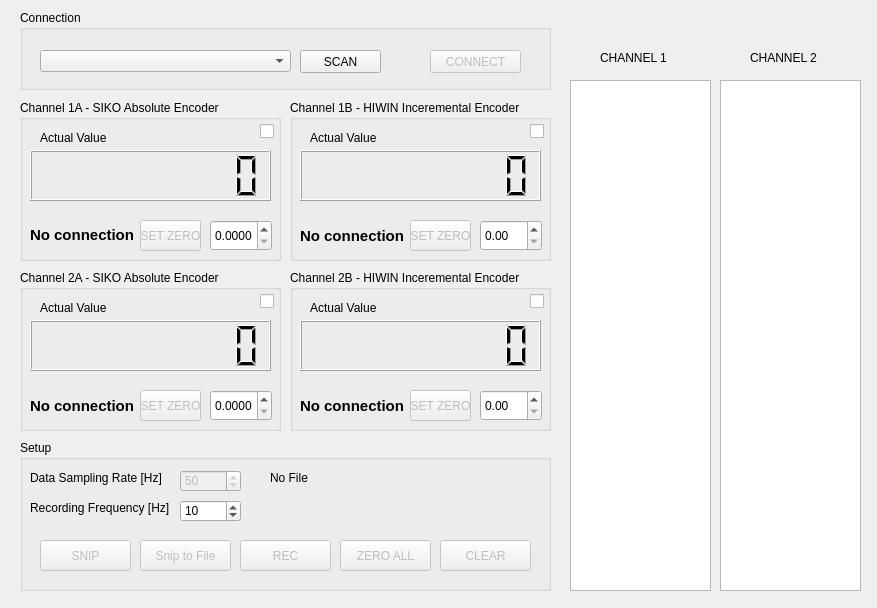
<?xml version="1.0" encoding="UTF-8"?>
<ui version="4.0">
 <class>Dialog</class>
 <widget class="QDialog" name="Dialog">
  <property name="geometry">
   <rect>
    <x>0</x>
    <y>0</y>
    <width>877</width>
    <height>608</height>
   </rect>
  </property>
  <property name="palette">
   <palette>
    <active/>
    <inactive/>
    <disabled/>
   </palette>
  </property>
  <property name="windowTitle">
   <string>TargetTechnologie - TGT SensorApp v1</string>
  </property>
  <property name="autoFillBackground">
   <bool>true</bool>
  </property>
  <widget class="QGroupBox" name="groupBox">
   <property name="geometry">
    <rect>
     <x>20</x>
     <y>100</y>
     <width>261</width>
     <height>161</height>
    </rect>
   </property>
   <property name="title">
    <string>Channel 1A - SIKO Absolute Encoder</string>
   </property>
   <widget class="QLabel" name="label_3">
    <property name="geometry">
     <rect>
      <x>20</x>
      <y>30</y>
      <width>81</width>
      <height>16</height>
     </rect>
    </property>
    <property name="text">
     <string>Actual Value</string>
    </property>
   </widget>
   <widget class="QLCDNumber" name="lcdA1">
    <property name="geometry">
     <rect>
      <x>10</x>
      <y>50</y>
      <width>241</width>
      <height>51</height>
     </rect>
    </property>
    <property name="smallDecimalPoint">
     <bool>true</bool>
    </property>
    <property name="digitCount">
     <number>8</number>
    </property>
    <property name="segmentStyle">
     <enum>QLCDNumber::Filled</enum>
    </property>
    <property name="value" stdset="0">
     <double>0.000000000000000</double>
    </property>
    <property name="intValue" stdset="0">
     <number>0</number>
    </property>
   </widget>
   <widget class="QLabel" name="lblStateA1">
    <property name="geometry">
     <rect>
      <x>10</x>
      <y>119</y>
      <width>111</width>
      <height>31</height>
     </rect>
    </property>
    <property name="font">
     <font>
      <pointsize>11</pointsize>
      <bold>true</bold>
     </font>
    </property>
    <property name="text">
     <string>No connection</string>
    </property>
   </widget>
   <widget class="QPushButton" name="butZeroA1">
    <property name="enabled">
     <bool>false</bool>
    </property>
    <property name="geometry">
     <rect>
      <x>120</x>
      <y>120</y>
      <width>61</width>
      <height>31</height>
     </rect>
    </property>
    <property name="autoFillBackground">
     <bool>false</bool>
    </property>
    <property name="text">
     <string>SET ZERO</string>
    </property>
    <property name="checkable">
     <bool>false</bool>
    </property>
    <property name="checked">
     <bool>false</bool>
    </property>
   </widget>
   <widget class="QCheckBox" name="chckA1">
    <property name="geometry">
     <rect>
      <x>240</x>
      <y>20</y>
      <width>16</width>
      <height>22</height>
     </rect>
    </property>
    <property name="toolTip">
     <string>Enable for Capture</string>
    </property>
    <property name="text">
     <string/>
    </property>
   </widget>
   <widget class="QDoubleSpinBox" name="spinCorrA1">
    <property name="geometry">
     <rect>
      <x>190</x>
      <y>120</y>
      <width>62</width>
      <height>31</height>
     </rect>
    </property>
    <property name="decimals">
     <number>4</number>
    </property>
    <property name="singleStep">
     <double>0.001000000000000</double>
    </property>
   </widget>
  </widget>
  <widget class="QGroupBox" name="groupBox_3">
   <property name="enabled">
    <bool>true</bool>
   </property>
   <property name="geometry">
    <rect>
     <x>20</x>
     <y>440</y>
     <width>531</width>
     <height>151</height>
    </rect>
   </property>
   <property name="title">
    <string>Setup</string>
   </property>
   <widget class="QLabel" name="label_4">
    <property name="geometry">
     <rect>
      <x>10</x>
      <y>30</y>
      <width>131</width>
      <height>16</height>
     </rect>
    </property>
    <property name="text">
     <string>Data Sampling Rate [Hz]</string>
    </property>
   </widget>
   <widget class="QPushButton" name="butCapture">
    <property name="enabled">
     <bool>false</bool>
    </property>
    <property name="geometry">
     <rect>
      <x>120</x>
      <y>100</y>
      <width>91</width>
      <height>31</height>
     </rect>
    </property>
    <property name="autoFillBackground">
     <bool>false</bool>
    </property>
    <property name="text">
     <string>Snip to File</string>
    </property>
    <property name="checkable">
     <bool>false</bool>
    </property>
    <property name="checked">
     <bool>false</bool>
    </property>
   </widget>
   <widget class="QLabel" name="label_10">
    <property name="geometry">
     <rect>
      <x>250</x>
      <y>30</y>
      <width>121</width>
      <height>16</height>
     </rect>
    </property>
    <property name="text">
     <string>No File</string>
    </property>
   </widget>
   <widget class="QPushButton" name="butZeroAll">
    <property name="enabled">
     <bool>false</bool>
    </property>
    <property name="geometry">
     <rect>
      <x>320</x>
      <y>100</y>
      <width>91</width>
      <height>31</height>
     </rect>
    </property>
    <property name="autoFillBackground">
     <bool>false</bool>
    </property>
    <property name="text">
     <string>ZERO ALL</string>
    </property>
    <property name="checkable">
     <bool>false</bool>
    </property>
    <property name="checked">
     <bool>false</bool>
    </property>
   </widget>
   <widget class="QSpinBox" name="spinRate">
    <property name="enabled">
     <bool>false</bool>
    </property>
    <property name="geometry">
     <rect>
      <x>160</x>
      <y>30</y>
      <width>61</width>
      <height>22</height>
     </rect>
    </property>
    <property name="minimum">
     <number>5</number>
    </property>
    <property name="maximum">
     <number>100</number>
    </property>
    <property name="singleStep">
     <number>5</number>
    </property>
    <property name="value">
     <number>50</number>
    </property>
   </widget>
   <widget class="QPushButton" name="butSnip">
    <property name="enabled">
     <bool>false</bool>
    </property>
    <property name="geometry">
     <rect>
      <x>20</x>
      <y>100</y>
      <width>91</width>
      <height>31</height>
     </rect>
    </property>
    <property name="autoFillBackground">
     <bool>false</bool>
    </property>
    <property name="text">
     <string>SNIP</string>
    </property>
    <property name="checkable">
     <bool>false</bool>
    </property>
    <property name="checked">
     <bool>false</bool>
    </property>
   </widget>
   <widget class="QPushButton" name="butRecord">
    <property name="enabled">
     <bool>false</bool>
    </property>
    <property name="geometry">
     <rect>
      <x>220</x>
      <y>100</y>
      <width>91</width>
      <height>31</height>
     </rect>
    </property>
    <property name="autoFillBackground">
     <bool>false</bool>
    </property>
    <property name="text">
     <string>REC</string>
    </property>
    <property name="checkable">
     <bool>false</bool>
    </property>
    <property name="checked">
     <bool>false</bool>
    </property>
   </widget>
   <widget class="QPushButton" name="butClearWin">
    <property name="enabled">
     <bool>false</bool>
    </property>
    <property name="geometry">
     <rect>
      <x>420</x>
      <y>100</y>
      <width>91</width>
      <height>31</height>
     </rect>
    </property>
    <property name="autoFillBackground">
     <bool>false</bool>
    </property>
    <property name="text">
     <string>CLEAR</string>
    </property>
    <property name="checkable">
     <bool>false</bool>
    </property>
    <property name="checked">
     <bool>false</bool>
    </property>
   </widget>
   <widget class="QLabel" name="label_5">
    <property name="geometry">
     <rect>
      <x>10</x>
      <y>60</y>
      <width>141</width>
      <height>16</height>
     </rect>
    </property>
    <property name="text">
     <string>&lt;html&gt;&lt;head/&gt;&lt;body&gt;&lt;p&gt;Recording Frequency [Hz]&lt;/p&gt;&lt;/body&gt;&lt;/html&gt;</string>
    </property>
   </widget>
   <widget class="QSpinBox" name="spinRec_rate">
    <property name="geometry">
     <rect>
      <x>160</x>
      <y>60</y>
      <width>61</width>
      <height>22</height>
     </rect>
    </property>
    <property name="minimum">
     <number>1</number>
    </property>
    <property name="maximum">
     <number>100</number>
    </property>
    <property name="singleStep">
     <number>1</number>
    </property>
    <property name="value">
     <number>10</number>
    </property>
   </widget>
   <widget class="QLabel" name="labelRec">
    <property name="geometry">
     <rect>
      <x>250</x>
      <y>60</y>
      <width>131</width>
      <height>16</height>
     </rect>
    </property>
    <property name="font">
     <font>
      <pointsize>12</pointsize>
      <bold>true</bold>
     </font>
    </property>
    <property name="text">
     <string/>
    </property>
   </widget>
  </widget>
  <widget class="QGroupBox" name="groupBox_5">
   <property name="geometry">
    <rect>
     <x>20</x>
     <y>10</y>
     <width>531</width>
     <height>80</height>
    </rect>
   </property>
   <property name="title">
    <string>Connection</string>
   </property>
   <widget class="QComboBox" name="comboCom">
    <property name="geometry">
     <rect>
      <x>20</x>
      <y>40</y>
      <width>251</width>
      <height>22</height>
     </rect>
    </property>
   </widget>
   <widget class="QPushButton" name="butCon">
    <property name="enabled">
     <bool>false</bool>
    </property>
    <property name="geometry">
     <rect>
      <x>410</x>
      <y>40</y>
      <width>91</width>
      <height>23</height>
     </rect>
    </property>
    <property name="text">
     <string>CONNECT</string>
    </property>
   </widget>
   <widget class="QPushButton" name="butScan">
    <property name="geometry">
     <rect>
      <x>280</x>
      <y>40</y>
      <width>81</width>
      <height>23</height>
     </rect>
    </property>
    <property name="text">
     <string>SCAN</string>
    </property>
   </widget>
  </widget>
  <widget class="QGroupBox" name="groupBox_7">
   <property name="geometry">
    <rect>
     <x>290</x>
     <y>100</y>
     <width>261</width>
     <height>161</height>
    </rect>
   </property>
   <property name="title">
    <string>Channel 1B - HIWIN Inceremental Encoder</string>
   </property>
   <widget class="QLabel" name="label_11">
    <property name="geometry">
     <rect>
      <x>20</x>
      <y>30</y>
      <width>81</width>
      <height>16</height>
     </rect>
    </property>
    <property name="text">
     <string>Actual Value</string>
    </property>
   </widget>
   <widget class="QLCDNumber" name="lcdB1">
    <property name="geometry">
     <rect>
      <x>10</x>
      <y>50</y>
      <width>241</width>
      <height>51</height>
     </rect>
    </property>
    <property name="smallDecimalPoint">
     <bool>true</bool>
    </property>
    <property name="digitCount">
     <number>8</number>
    </property>
    <property name="segmentStyle">
     <enum>QLCDNumber::Filled</enum>
    </property>
    <property name="value" stdset="0">
     <double>0.000000000000000</double>
    </property>
    <property name="intValue" stdset="0">
     <number>0</number>
    </property>
   </widget>
   <widget class="QLabel" name="lblStateB1">
    <property name="geometry">
     <rect>
      <x>10</x>
      <y>120</y>
      <width>161</width>
      <height>31</height>
     </rect>
    </property>
    <property name="font">
     <font>
      <pointsize>11</pointsize>
      <bold>true</bold>
     </font>
    </property>
    <property name="text">
     <string>No connection</string>
    </property>
   </widget>
   <widget class="QPushButton" name="butZeroB1">
    <property name="enabled">
     <bool>false</bool>
    </property>
    <property name="geometry">
     <rect>
      <x>120</x>
      <y>120</y>
      <width>61</width>
      <height>31</height>
     </rect>
    </property>
    <property name="autoFillBackground">
     <bool>false</bool>
    </property>
    <property name="text">
     <string>SET ZERO</string>
    </property>
    <property name="checkable">
     <bool>false</bool>
    </property>
    <property name="checked">
     <bool>false</bool>
    </property>
   </widget>
   <widget class="QCheckBox" name="chckB1">
    <property name="geometry">
     <rect>
      <x>240</x>
      <y>20</y>
      <width>16</width>
      <height>22</height>
     </rect>
    </property>
    <property name="toolTip">
     <string>Enable for Capture</string>
    </property>
    <property name="text">
     <string/>
    </property>
   </widget>
   <widget class="QDoubleSpinBox" name="spinCorrB1">
    <property name="geometry">
     <rect>
      <x>190</x>
      <y>120</y>
      <width>62</width>
      <height>31</height>
     </rect>
    </property>
    <property name="singleStep">
     <double>0.010000000000000</double>
    </property>
   </widget>
  </widget>
  <widget class="QGroupBox" name="groupBox_8">
   <property name="geometry">
    <rect>
     <x>290</x>
     <y>270</y>
     <width>261</width>
     <height>161</height>
    </rect>
   </property>
   <property name="title">
    <string>Channel 2B - HIWIN Inceremental Encoder</string>
   </property>
   <widget class="QLabel" name="label_13">
    <property name="geometry">
     <rect>
      <x>20</x>
      <y>30</y>
      <width>81</width>
      <height>16</height>
     </rect>
    </property>
    <property name="text">
     <string>Actual Value</string>
    </property>
   </widget>
   <widget class="QLCDNumber" name="lcdB2">
    <property name="geometry">
     <rect>
      <x>10</x>
      <y>50</y>
      <width>241</width>
      <height>51</height>
     </rect>
    </property>
    <property name="smallDecimalPoint">
     <bool>true</bool>
    </property>
    <property name="digitCount">
     <number>8</number>
    </property>
    <property name="segmentStyle">
     <enum>QLCDNumber::Filled</enum>
    </property>
    <property name="value" stdset="0">
     <double>0.000000000000000</double>
    </property>
    <property name="intValue" stdset="0">
     <number>0</number>
    </property>
   </widget>
   <widget class="QLabel" name="lblStateB2">
    <property name="geometry">
     <rect>
      <x>10</x>
      <y>120</y>
      <width>161</width>
      <height>31</height>
     </rect>
    </property>
    <property name="font">
     <font>
      <pointsize>11</pointsize>
      <bold>true</bold>
     </font>
    </property>
    <property name="text">
     <string>No connection</string>
    </property>
   </widget>
   <widget class="QPushButton" name="butZeroB2">
    <property name="enabled">
     <bool>false</bool>
    </property>
    <property name="geometry">
     <rect>
      <x>120</x>
      <y>120</y>
      <width>61</width>
      <height>31</height>
     </rect>
    </property>
    <property name="autoFillBackground">
     <bool>false</bool>
    </property>
    <property name="text">
     <string>SET ZERO</string>
    </property>
    <property name="checkable">
     <bool>false</bool>
    </property>
    <property name="checked">
     <bool>false</bool>
    </property>
   </widget>
   <widget class="QCheckBox" name="chckB2">
    <property name="geometry">
     <rect>
      <x>240</x>
      <y>20</y>
      <width>16</width>
      <height>22</height>
     </rect>
    </property>
    <property name="toolTip">
     <string>Enable for Capture</string>
    </property>
    <property name="text">
     <string/>
    </property>
   </widget>
   <widget class="QDoubleSpinBox" name="spinCorrB2">
    <property name="geometry">
     <rect>
      <x>190</x>
      <y>120</y>
      <width>62</width>
      <height>31</height>
     </rect>
    </property>
    <property name="singleStep">
     <double>0.010000000000000</double>
    </property>
   </widget>
  </widget>
  <widget class="QGroupBox" name="groupBox_10">
   <property name="geometry">
    <rect>
     <x>20</x>
     <y>270</y>
     <width>261</width>
     <height>161</height>
    </rect>
   </property>
   <property name="title">
    <string>Channel 2A - SIKO Absolute Encoder</string>
   </property>
   <widget class="QLabel" name="label_15">
    <property name="geometry">
     <rect>
      <x>20</x>
      <y>30</y>
      <width>81</width>
      <height>16</height>
     </rect>
    </property>
    <property name="text">
     <string>Actual Value</string>
    </property>
   </widget>
   <widget class="QLCDNumber" name="lcdA2">
    <property name="geometry">
     <rect>
      <x>10</x>
      <y>50</y>
      <width>241</width>
      <height>51</height>
     </rect>
    </property>
    <property name="smallDecimalPoint">
     <bool>true</bool>
    </property>
    <property name="digitCount">
     <number>8</number>
    </property>
    <property name="segmentStyle">
     <enum>QLCDNumber::Filled</enum>
    </property>
    <property name="value" stdset="0">
     <double>0.000000000000000</double>
    </property>
    <property name="intValue" stdset="0">
     <number>0</number>
    </property>
   </widget>
   <widget class="QLabel" name="lblStateA2">
    <property name="geometry">
     <rect>
      <x>10</x>
      <y>120</y>
      <width>161</width>
      <height>31</height>
     </rect>
    </property>
    <property name="font">
     <font>
      <pointsize>11</pointsize>
      <bold>true</bold>
     </font>
    </property>
    <property name="text">
     <string>No connection</string>
    </property>
   </widget>
   <widget class="QPushButton" name="butZeroA2">
    <property name="enabled">
     <bool>false</bool>
    </property>
    <property name="geometry">
     <rect>
      <x>120</x>
      <y>120</y>
      <width>61</width>
      <height>31</height>
     </rect>
    </property>
    <property name="autoFillBackground">
     <bool>false</bool>
    </property>
    <property name="text">
     <string>SET ZERO</string>
    </property>
    <property name="checkable">
     <bool>false</bool>
    </property>
    <property name="checked">
     <bool>false</bool>
    </property>
   </widget>
   <widget class="QCheckBox" name="chckA2">
    <property name="geometry">
     <rect>
      <x>240</x>
      <y>20</y>
      <width>16</width>
      <height>22</height>
     </rect>
    </property>
    <property name="toolTip">
     <string>Enable for Capture</string>
    </property>
    <property name="text">
     <string/>
    </property>
   </widget>
   <widget class="QDoubleSpinBox" name="spinCorrA2">
    <property name="geometry">
     <rect>
      <x>190</x>
      <y>120</y>
      <width>62</width>
      <height>31</height>
     </rect>
    </property>
    <property name="decimals">
     <number>4</number>
    </property>
    <property name="singleStep">
     <double>0.001000000000000</double>
    </property>
   </widget>
  </widget>
  <widget class="QTextEdit" name="textEditA">
   <property name="geometry">
    <rect>
     <x>570</x>
     <y>80</y>
     <width>141</width>
     <height>511</height>
    </rect>
   </property>
   <property name="sizePolicy">
    <sizepolicy hsizetype="Fixed" vsizetype="Fixed">
     <horstretch>0</horstretch>
     <verstretch>0</verstretch>
    </sizepolicy>
   </property>
   <property name="horizontalScrollBarPolicy">
    <enum>Qt::ScrollBarAlwaysOff</enum>
   </property>
   <property name="readOnly">
    <bool>true</bool>
   </property>
  </widget>
  <widget class="QTextEdit" name="textEditB">
   <property name="geometry">
    <rect>
     <x>720</x>
     <y>80</y>
     <width>141</width>
     <height>511</height>
    </rect>
   </property>
   <property name="sizePolicy">
    <sizepolicy hsizetype="Fixed" vsizetype="Fixed">
     <horstretch>0</horstretch>
     <verstretch>0</verstretch>
    </sizepolicy>
   </property>
   <property name="horizontalScrollBarPolicy">
    <enum>Qt::ScrollBarAlwaysOff</enum>
   </property>
   <property name="readOnly">
    <bool>true</bool>
   </property>
  </widget>
  <widget class="QLabel" name="label_6">
   <property name="geometry">
    <rect>
     <x>600</x>
     <y>50</y>
     <width>81</width>
     <height>16</height>
    </rect>
   </property>
   <property name="text">
    <string>CHANNEL 1</string>
   </property>
  </widget>
  <widget class="QLabel" name="label_7">
   <property name="geometry">
    <rect>
     <x>750</x>
     <y>50</y>
     <width>81</width>
     <height>16</height>
    </rect>
   </property>
   <property name="text">
    <string>CHANNEL 2</string>
   </property>
  </widget>
 </widget>
 <resources/>
 <connections/>
</ui>
